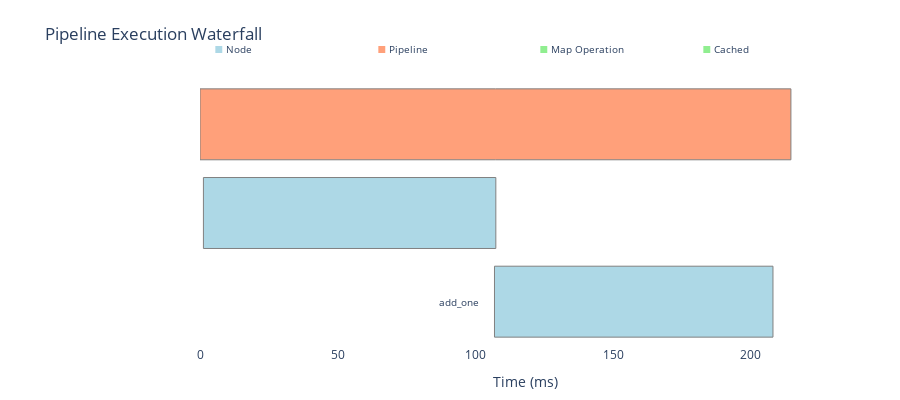

Write notebook code for a chart like this one.
### Code cell
chart = telemetry.get_waterfall_chart()
chart

### Figure 1 — Plotly figure (JSON) as saved in the notebook; plotly's stock layout.template omitted (floating-point values rounded to 4 significant figures)
{"data": [{"base": 0, "hovertemplate": "<b>pipeline_4401786720</b><br>Start: 0.0ms<br>Duration: 214.50ms<br>Depth: 1<br>Type: pipeline<br><extra></extra>", "marker": {"color": "lightsalmon", "line": {"color": "gray", "width": 1}}, "name": "pipeline_4401786720", "orientation": "h", "showlegend": false, "type": "bar", "x": [214.5], "y": [3]}, {"base": 1.243, "hovertemplate": "<b>double</b><br>Start: 1.2ms<br>Duration: 106.14ms<br>Depth: 1<br>Type: node<br><extra></extra>", "marker": {"color": "lightblue", "line": {"color": "gray", "width": 1}}, "name": "double", "orientation": "h", "showlegend": false, "type": "bar", "x": [106.1], "y": [2]}, {"base": 106.9, "hovertemplate": "<b>add_one</b><br>Start: 106.9ms<br>Duration: 101.10ms<br>Depth: 1<br>Type: node<br><extra></extra>", "marker": {"color": "lightblue", "line": {"color": "gray", "width": 1}}, "name": "add_one", "orientation": "h", "showlegend": false, "type": "bar", "x": [101.1], "y": [1]}], "layout": {"annotations": [{"font": {"size": 10}, "showarrow": false, "text": "pipeline_4401786720", "x": -5, "xanchor": "right", "y": 3}, {"font": {"size": 10}, "showarrow": false, "text": "double", "x": -3.757, "xanchor": "right", "y": 2}, {"font": {"size": 10}, "showarrow": false, "text": "add_one", "x": 101.9, "xanchor": "right", "y": 1}, {"font": {"size": 10}, "showarrow": false, "text": "<span style=\"color:lightblue\">■</span> Node", "x": 0.02, "xanchor": "left", "xref": "paper", "y": 1.15, "yref": "paper"}, {"font": {"size": 10}, "showarrow": false, "text": "<span style=\"color:lightsalmon\">■</span> Pipeline", "x": 0.27, "xanchor": "left", "xref": "paper", "y": 1.15, "yref": "paper"}, {"font": {"size": 10}, "showarrow": false, "text": "<span style=\"color:lightgreen\">■</span> Map Operation", "x": 0.52, "xanchor": "left", "xref": "paper", "y": 1.15, "yref": "paper"}, {"font": {"size": 10}, "showarrow": false, "text": "<span style=\"color:lightgreen\">■</span> Cached", "x": 0.77, "xanchor": "left", "xref": "paper", "y": 1.15, "yref": "paper"}], "barmode": "overlay", "height": 400, "hovermode": "closest", "margin": {"b": 50, "l": 200, "r": 50, "t": 80}, "plot_bgcolor": "white", "title": {"text": "Pipeline Execution Waterfall"}, "xaxis": {"range": [0, 236.0], "title": {"text": "Time (ms)"}}, "yaxis": {"range": [0.5, 3.5], "showticklabels": false, "title": {"text": ""}}}}
